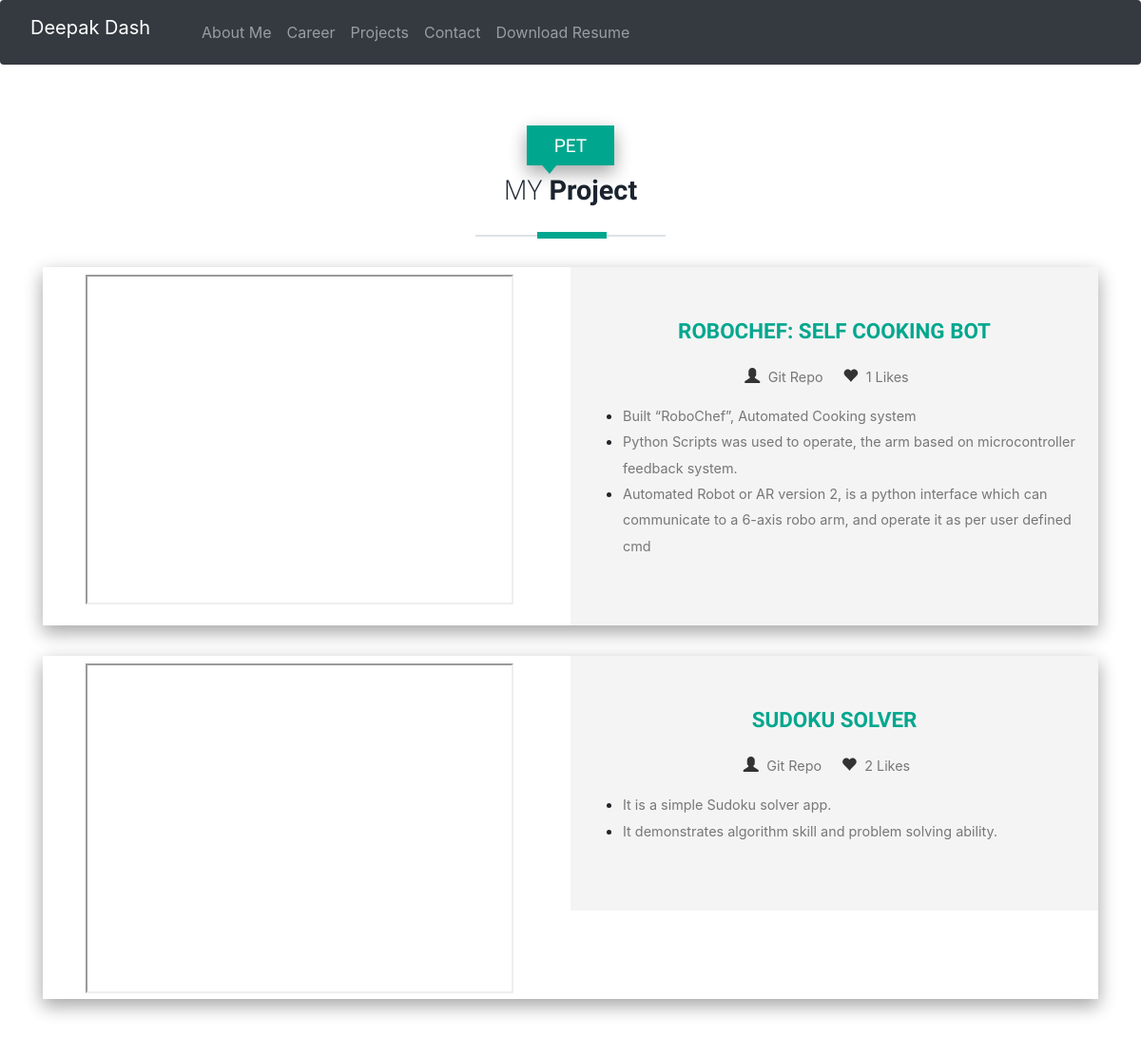
The app's page /projects with its own data.
### me/models.py (models this page shows, shortened)
class project(models.Model):
	title = models.CharField(max_length=30)
	desc = models.CharField(max_length=500,null=True)
	likes = models.IntegerField(max_length=10, default=0)
	repo_link = models.CharField(max_length=200,default=None, blank=True, null=True)
	tech = models.CharField(max_length=200,default=None, blank=True, null=True)
	yt_link = models.CharField(max_length=200,default=None, blank=True, null=True)

### me/views.py (the view)
# urls.py: re_path(r'projects.*', views.projects, name='projects'),
def projects(request):
	all_projects = project.objects.all()
	return render(request, 'me/projects.html', {"all_project":all_projects})

### me/templatetags/custom_filter.py (called while the page is built)
@register.filter(name='split')
@stringfilter
def split(value,arg):
	return value.split(arg)

### me/templates/me/projects.html (shortened to what this page needs)
{% extends 'me/header.html' %}
{% load custom_filter %}
{% block after_header %}
<div class="blog" id="blogs">
	<div class="container">
		<div class="service-head text-center">
		<h4>PET</h4>
		<h3>MY <span>Project</span></h3>
		<span class="border one"></span>
	</div>
	{% for each in all_project %}
		<div class="news-grid w3l-agile" style="box-shadow: 0 8px 17px 0 rgba(0,0,0,0.2),0 6px 20px 0 rgba(0,0,0,0.19);
	">
		    <div class="cloumn col-md-6 pt-2 pb-0 pl-0  text-center no-float">
			  <iframe width="450" height="347" src="{{ each.yt_link }}" name="youtube embed" allow="autoplay; encrypted-media" allowfullscreen></iframe>
			</div>
		    <div class="column col-md-6 news-text h-100" >
		    	<div class=" text-center">
			   <h3> <a href="#" data-toggle="modal" data-target="#myModal1">{{ each.title }}</a></h3>
				<ul class="news">
					<li><i class="glyphicon glyphicon-user"></i> <a href="{{ each.repo_link }}" target="_blank">Git Repo</a></li>
					<li><i class="glyphicon glyphicon-heart"></i> <a href="#">{{ each.likes }} Likes</a></li>
				</ul>
			</div>
				<div class="timeline-body">
				<ul>
				{% with each.desc|split:':' as lines %}
					{% for line in lines %}
						<li><p>{{ line }}</p></li>
					{% endfor %}
				{% endwith %}
				</ul>
				</div>
			</div>
		 </div>
	{% endfor %}
	</div>
</div>
{% endblock %}

### me/static/css/style.css (style rules this page uses)
html, body { font-family: 'Open Sans', sans-serif; font-size: 100%; background: #FFf; }
body a { transition:0.5s all; -webkit-transition:0.5s all; -moz-transition:0.5s all; -o-transition:0.5s all; -ms-transition:0.5s all; }
body h1,h2,h3,h4,h5,h6 { font-family: 'Asap', sans-serif; }
.service-head h4 { font-size: 1.2em; color: #FFF; background: #00a78e; display: inline-block; padding: .5em 1.5em; position: relative; box-shadow: 0 8px 17px 0 rgba(0,0,0,0.2),0 6px 20px 0 rgba(0,0,0,0.19); }
.service-head h4:before { width: 0; height: 0; position: absolute; content: ''; bottom: -9px; left: 12px; border-style: solid; border-width: 14px 11px 0 12px; border-color: #00a78e transparent transparent transparent; }
.news-text { float: right; padding: 3.38em 2em; background: #f4f4f4; }
.news-text h3 { font-size: 1.4em; color: #333333; text-transform: uppercase; margin-bottom: 1em; font-weight:bold; }
.news-text p { font-size: 0.9em; line-height: 1.9em; margin: 1em 0 2em 0; color: #777; }
.news-text h3 a,ul.news li:hover i { color:#00a78e; text-decoration:none; }
ul.news li { display: inline-block; margin-right: 1em; }
ul.news li i { margin-right: 4px; }
ul.news li a { font-size: 0.9em; color: #777; }
ul.news li i { color:#333; }
ul.news { padding: 0; }
.news-grid { margin: 2em 0; }
.blog { padding:5em 0; }
span.border { width: 18%; background: #8C8989; height: 1px; display: block; margin-top: 26px; position: relative; margin: 23px auto 0px; }
span.border:after { content: ' '; position: absolute; background: #00a78e; height: 7px; display: block; width: 73px; top: -4px; left: 103px; }
span.border.one:after { content: ' '; position: absolute; background: #00a78e; height: 7px; display: block; width: 73px; top: -4px; left: 64px; }
.service-head h3 { color: #1b242f; font-size: 2em; font-weight:300; font-family: 'Open Sans', sans-serif; margin: 0; padding: 0 0 0.2em 0; }
.service-head h3 span { font-weight:700; font-family: 'Asap', sans-serif; }
.timeline-body p { font-size: 0.9em; margin: 0; padding: 0; color: #777; line-height: 1.9em; }
@media (max-width:1366px) { #work,.blog { padding:4em 0; } }
@media (max-width:1280px) { .service-head h3 { font-size: 1.8em; } }

### records on screen
project: title "ROBOCHEF: SELF COOKING BOT", likes "1", lines "Built “RoboChef”, Automated Cooking system" "Python Scripts was used to operate, the arm based on microcontroller feedback system." "Automated Robot or AR version 2, is a python interface which can communicate to a 6-axis robo arm, and operate it as per user defined cmd"
project: title "SUDOKU SOLVER", likes "2", lines "It is a simple Sudoku solver app." "It demonstrates algorithm skill and problem solving ability."
